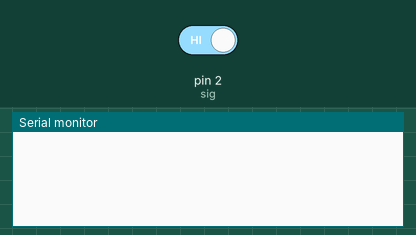
Simulated run of this sketch. Board: Arduino Uno, built with avr-gcc and run on an emulated ATmega328P. Shown: the last lines printed to the serial monitor. Inputs (shaded band) come from the test bench; at power-on: pin 2 (sig) HIGH.

Above: at 1.2 s.
1.3 s: pin 2 (sig) driven LOW
At 2.1 s:
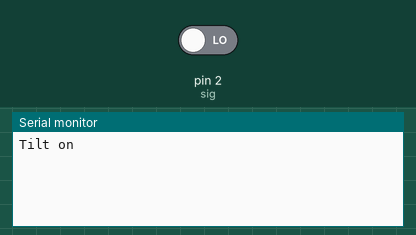
2.8 s: pin 2 (sig) driven HIGH
At 3.2 s:
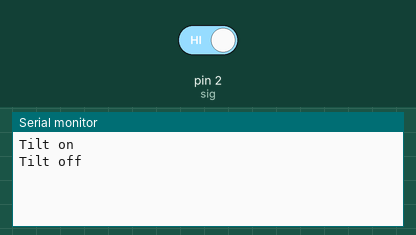

Measured:
- after the input at 1.3 s, the serial monitor: prints a new line at once (image 1)
- after the input at 2.8 s, the serial monitor: prints a new line at once (image 2)

The sketch:

12_tilt_sw.ino
```cpp
int vcc = 3;
int gnd = 4;
int sig = 2;

void setup() {
  Serial.begin(115200);

  pinMode(vcc, OUTPUT);
  pinMode(gnd, OUTPUT);
  pinMode(sig, INPUT);

  digitalWrite(gnd, LOW);
  digitalWrite(vcc, HIGH);

  attachInterrupt(digitalPinToInterrupt(sig), tilt_state_print, CHANGE);
}

void loop() {
}

void tilt_state_print() {
  if (!digitalRead(sig)) {
    Serial.println("Tilt on");
    delay(500);
  } else {
    Serial.println("Tilt off");
    delay(500);
  }
}
```
